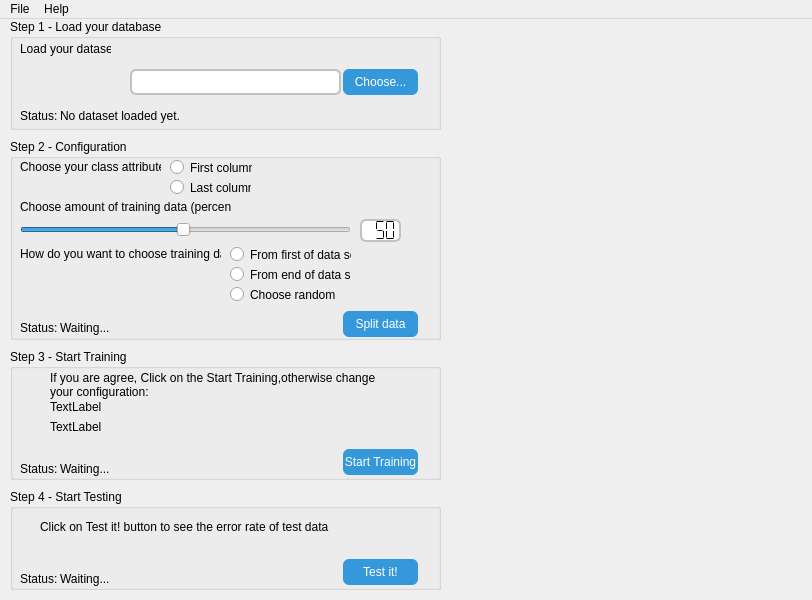
<?xml version="1.0" encoding="UTF-8"?>
<ui version="4.0">
 <class>MainWindow</class>
 <widget class="QMainWindow" name="MainWindow">
  <property name="geometry">
   <rect>
    <x>0</x>
    <y>0</y>
    <width>812</width>
    <height>600</height>
   </rect>
  </property>
  <property name="windowTitle">
   <string>Classifier v0.1</string>
  </property>
  <property name="layoutDirection">
   <enum>Qt::LeftToRight</enum>
  </property>
  <property name="iconSize">
   <size>
    <width>32</width>
    <height>32</height>
   </size>
  </property>
  <widget class="QWidget" name="centralwidget">
   <widget class="QGroupBox" name="grp_step1">
    <property name="geometry">
     <rect>
      <x>10</x>
      <y>0</y>
      <width>431</width>
      <height>111</height>
     </rect>
    </property>
    <property name="styleSheet">
     <string notr="true"/>
    </property>
    <property name="title">
     <string>Step 1 - Load your database</string>
    </property>
    <widget class="QLabel" name="label">
     <property name="geometry">
      <rect>
       <x>10</x>
       <y>20</y>
       <width>91</width>
       <height>20</height>
      </rect>
     </property>
     <property name="styleSheet">
      <string notr="true">border:0;
</string>
     </property>
     <property name="text">
      <string>Load your dataset:</string>
     </property>
    </widget>
    <widget class="QLineEdit" name="inp_dataset">
     <property name="geometry">
      <rect>
       <x>120</x>
       <y>50</y>
       <width>211</width>
       <height>26</height>
      </rect>
     </property>
     <property name="styleSheet">
      <string notr="true">border: 2px solid #BDC3C7;
border-radius: 6px;</string>
     </property>
     <property name="readOnly">
      <bool>true</bool>
     </property>
    </widget>
    <widget class="QPushButton" name="btn_choose_dataset">
     <property name="geometry">
      <rect>
       <x>333</x>
       <y>50</y>
       <width>75</width>
       <height>26</height>
      </rect>
     </property>
     <property name="cursor">
      <cursorShape>PointingHandCursor</cursorShape>
     </property>
     <property name="styleSheet">
      <string notr="true">background-color:#3498DB;
color:#FFF;
border-radius:6px;</string>
     </property>
     <property name="text">
      <string>Choose...</string>
     </property>
    </widget>
    <widget class="QLabel" name="label_2">
     <property name="geometry">
      <rect>
       <x>10</x>
       <y>90</y>
       <width>46</width>
       <height>13</height>
      </rect>
     </property>
     <property name="styleSheet">
      <string notr="true">border:0;</string>
     </property>
     <property name="text">
      <string>Status:</string>
     </property>
    </widget>
    <widget class="QLabel" name="lbl_step1_status">
     <property name="geometry">
      <rect>
       <x>50</x>
       <y>89</y>
       <width>231</width>
       <height>16</height>
      </rect>
     </property>
     <property name="styleSheet">
      <string notr="true">border:0;</string>
     </property>
     <property name="text">
      <string>No dataset loaded yet.</string>
     </property>
    </widget>
   </widget>
   <widget class="QGroupBox" name="grp_step2">
    <property name="geometry">
     <rect>
      <x>10</x>
      <y>120</y>
      <width>431</width>
      <height>201</height>
     </rect>
    </property>
    <property name="title">
     <string>Step 2 - Configuration</string>
    </property>
    <widget class="QLabel" name="label_3">
     <property name="geometry">
      <rect>
       <x>10</x>
       <y>20</y>
       <width>141</width>
       <height>16</height>
      </rect>
     </property>
     <property name="text">
      <string>Choose your class attribute:</string>
     </property>
    </widget>
    <widget class="QRadioButton" name="rd_first">
     <property name="geometry">
      <rect>
       <x>160</x>
       <y>20</y>
       <width>82</width>
       <height>17</height>
      </rect>
     </property>
     <property name="text">
      <string>First column</string>
     </property>
    </widget>
    <widget class="QRadioButton" name="rd_last">
     <property name="geometry">
      <rect>
       <x>160</x>
       <y>40</y>
       <width>81</width>
       <height>17</height>
      </rect>
     </property>
     <property name="styleSheet">
      <string notr="true"/>
     </property>
     <property name="text">
      <string>Last column</string>
     </property>
    </widget>
    <widget class="QLabel" name="label_4">
     <property name="geometry">
      <rect>
       <x>10</x>
       <y>60</y>
       <width>211</width>
       <height>16</height>
      </rect>
     </property>
     <property name="text">
      <string>Choose amount of training data (percent):</string>
     </property>
    </widget>
    <widget class="QSlider" name="sldr_data">
     <property name="geometry">
      <rect>
       <x>10</x>
       <y>80</y>
       <width>331</width>
       <height>22</height>
      </rect>
     </property>
     <property name="styleSheet">
      <string notr="true"/>
     </property>
     <property name="minimum">
      <number>1</number>
     </property>
     <property name="maximum">
      <number>100</number>
     </property>
     <property name="value">
      <number>50</number>
     </property>
     <property name="orientation">
      <enum>Qt::Horizontal</enum>
     </property>
    </widget>
    <widget class="QLCDNumber" name="lcd_data">
     <property name="geometry">
      <rect>
       <x>350</x>
       <y>80</y>
       <width>41</width>
       <height>23</height>
      </rect>
     </property>
     <property name="autoFillBackground">
      <bool>false</bool>
     </property>
     <property name="styleSheet">
      <string notr="true">border: 2px solid #BDC3C7;
background-color:#FFF;
border-radius: 6px;</string>
     </property>
     <property name="smallDecimalPoint">
      <bool>false</bool>
     </property>
     <property name="numDigits">
      <number>3</number>
     </property>
     <property name="segmentStyle">
      <enum>QLCDNumber::Flat</enum>
     </property>
     <property name="value" stdset="0">
      <double>50.000000000000000</double>
     </property>
     <property name="intValue" stdset="0">
      <number>50</number>
     </property>
    </widget>
    <widget class="QLabel" name="label_5">
     <property name="geometry">
      <rect>
       <x>10</x>
       <y>179</y>
       <width>41</width>
       <height>20</height>
      </rect>
     </property>
     <property name="text">
      <string>Status:</string>
     </property>
    </widget>
    <widget class="QLabel" name="lbl_step2_status">
     <property name="geometry">
      <rect>
       <x>50</x>
       <y>179</y>
       <width>221</width>
       <height>20</height>
      </rect>
     </property>
     <property name="styleSheet">
      <string notr="true">border:0;</string>
     </property>
     <property name="text">
      <string>Waiting...</string>
     </property>
    </widget>
    <widget class="QPushButton" name="btn_split_data">
     <property name="geometry">
      <rect>
       <x>333</x>
       <y>172</y>
       <width>75</width>
       <height>26</height>
      </rect>
     </property>
     <property name="cursor">
      <cursorShape>PointingHandCursor</cursorShape>
     </property>
     <property name="styleSheet">
      <string notr="true">background-color:#3498DB;
color:#FFF;
border-radius:6px;</string>
     </property>
     <property name="text">
      <string>Split data</string>
     </property>
    </widget>
    <widget class="QWidget" name="widget" native="true">
     <property name="geometry">
      <rect>
       <x>10</x>
       <y>107</y>
       <width>351</width>
       <height>61</height>
      </rect>
     </property>
     <widget class="QRadioButton" name="rd_from_first">
      <property name="geometry">
       <rect>
        <x>210</x>
        <y>0</y>
        <width>121</width>
        <height>17</height>
       </rect>
      </property>
      <property name="text">
       <string>From first of data set</string>
      </property>
     </widget>
     <widget class="QLabel" name="label_7">
      <property name="geometry">
       <rect>
        <x>0</x>
        <y>0</y>
        <width>201</width>
        <height>16</height>
       </rect>
      </property>
      <property name="text">
       <string>How do you want to choose training data:</string>
      </property>
     </widget>
     <widget class="QRadioButton" name="rd_from_end">
      <property name="geometry">
       <rect>
        <x>210</x>
        <y>20</y>
        <width>121</width>
        <height>17</height>
       </rect>
      </property>
      <property name="text">
       <string>From end of data set</string>
      </property>
     </widget>
     <widget class="QRadioButton" name="rd_from_random">
      <property name="geometry">
       <rect>
        <x>210</x>
        <y>40</y>
        <width>121</width>
        <height>17</height>
       </rect>
      </property>
      <property name="text">
       <string>Choose random</string>
      </property>
     </widget>
    </widget>
   </widget>
   <widget class="QGroupBox" name="grp_step3">
    <property name="geometry">
     <rect>
      <x>10</x>
      <y>330</y>
      <width>431</width>
      <height>131</height>
     </rect>
    </property>
    <property name="title">
     <string>Step 3 - Start Training</string>
    </property>
    <widget class="QLabel" name="lbl_training_amount">
     <property name="geometry">
      <rect>
       <x>40</x>
       <y>50</y>
       <width>351</width>
       <height>16</height>
      </rect>
     </property>
     <property name="text">
      <string>TextLabel</string>
     </property>
    </widget>
    <widget class="QLabel" name="lbl_all_amount">
     <property name="geometry">
      <rect>
       <x>40</x>
       <y>70</y>
       <width>351</width>
       <height>16</height>
      </rect>
     </property>
     <property name="text">
      <string>TextLabel</string>
     </property>
    </widget>
    <widget class="QPushButton" name="btn_begin_train">
     <property name="geometry">
      <rect>
       <x>333</x>
       <y>100</y>
       <width>75</width>
       <height>26</height>
      </rect>
     </property>
     <property name="cursor">
      <cursorShape>PointingHandCursor</cursorShape>
     </property>
     <property name="styleSheet">
      <string notr="true">background-color:#3498DB;
color:#FFF;
border-radius:6px;</string>
     </property>
     <property name="text">
      <string>Start Training</string>
     </property>
    </widget>
    <widget class="QLabel" name="label_6">
     <property name="geometry">
      <rect>
       <x>40</x>
       <y>20</y>
       <width>351</width>
       <height>31</height>
      </rect>
     </property>
     <property name="text">
      <string>If you are agree, Click on the Start Training,otherwise change your configuration:</string>
     </property>
     <property name="scaledContents">
      <bool>false</bool>
     </property>
     <property name="wordWrap">
      <bool>true</bool>
     </property>
    </widget>
    <widget class="QLabel" name="label_8">
     <property name="geometry">
      <rect>
       <x>10</x>
       <y>110</y>
       <width>41</width>
       <height>20</height>
      </rect>
     </property>
     <property name="text">
      <string>Status:</string>
     </property>
    </widget>
    <widget class="QLabel" name="lbl_step3_status">
     <property name="geometry">
      <rect>
       <x>50</x>
       <y>110</y>
       <width>221</width>
       <height>20</height>
      </rect>
     </property>
     <property name="styleSheet">
      <string notr="true">border:0;</string>
     </property>
     <property name="text">
      <string>Waiting...</string>
     </property>
    </widget>
   </widget>
   <widget class="QGroupBox" name="grp_step4">
    <property name="geometry">
     <rect>
      <x>10</x>
      <y>470</y>
      <width>431</width>
      <height>101</height>
     </rect>
    </property>
    <property name="title">
     <string>Step 4 - Start Testing</string>
    </property>
    <widget class="QLabel" name="lbl_step4_info">
     <property name="geometry">
      <rect>
       <x>30</x>
       <y>30</y>
       <width>301</width>
       <height>16</height>
      </rect>
     </property>
     <property name="text">
      <string>Click on Test it! button to see the error rate of test data</string>
     </property>
    </widget>
    <widget class="QPushButton" name="btn_begin_test">
     <property name="geometry">
      <rect>
       <x>333</x>
       <y>70</y>
       <width>75</width>
       <height>26</height>
      </rect>
     </property>
     <property name="cursor">
      <cursorShape>PointingHandCursor</cursorShape>
     </property>
     <property name="styleSheet">
      <string notr="true">background-color:#3498DB;
color:#FFF;
border-radius:6px;</string>
     </property>
     <property name="text">
      <string>Test it!</string>
     </property>
    </widget>
    <widget class="QLabel" name="label_10">
     <property name="geometry">
      <rect>
       <x>10</x>
       <y>80</y>
       <width>41</width>
       <height>20</height>
      </rect>
     </property>
     <property name="text">
      <string>Status:</string>
     </property>
    </widget>
    <widget class="QLabel" name="lbl_step4_status">
     <property name="geometry">
      <rect>
       <x>50</x>
       <y>80</y>
       <width>221</width>
       <height>20</height>
      </rect>
     </property>
     <property name="styleSheet">
      <string notr="true">border:0;</string>
     </property>
     <property name="text">
      <string>Waiting...</string>
     </property>
    </widget>
   </widget>
  </widget>
  <widget class="QMenuBar" name="menuBar">
   <property name="geometry">
    <rect>
     <x>0</x>
     <y>0</y>
     <width>812</width>
     <height>21</height>
    </rect>
   </property>
   <widget class="QMenu" name="menuFile">
    <property name="title">
     <string>File</string>
    </property>
    <addaction name="action_Exit"/>
   </widget>
   <widget class="QMenu" name="menuHelp">
    <property name="title">
     <string>Help</string>
    </property>
    <addaction name="action_Help"/>
    <addaction name="action_About"/>
   </widget>
   <addaction name="menuFile"/>
   <addaction name="menuHelp"/>
  </widget>
  <action name="action_Exit">
   <property name="text">
    <string>Exit</string>
   </property>
   <property name="menuRole">
    <enum>QAction::TextHeuristicRole</enum>
   </property>
   <property name="softKeyRole">
    <enum>QAction::NoSoftKey</enum>
   </property>
  </action>
  <action name="action_Help">
   <property name="text">
    <string>Help</string>
   </property>
  </action>
  <action name="action_About">
   <property name="text">
    <string>About Classifier...</string>
   </property>
  </action>
 </widget>
 <resources/>
 <connections/>
</ui>
